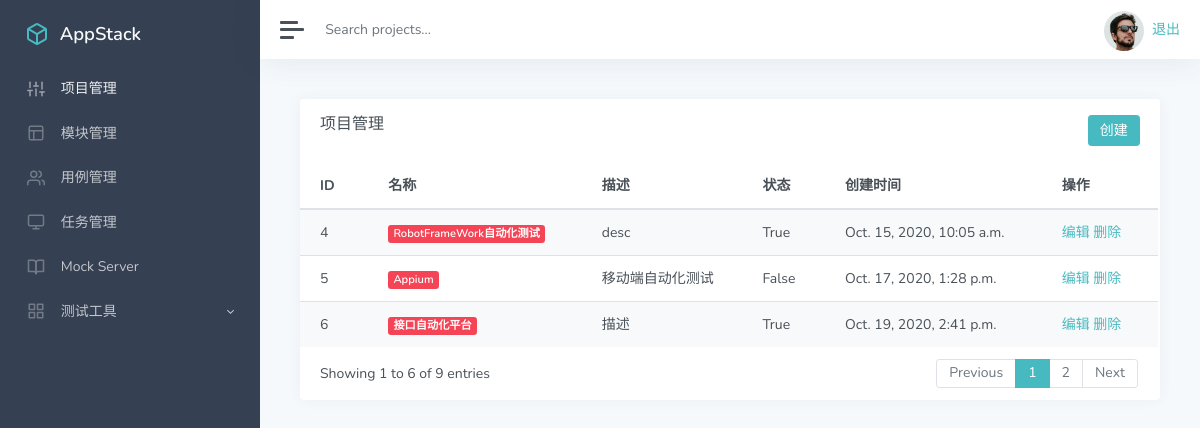
/manage/ (signed in), run on an earlier commit of the app's database.
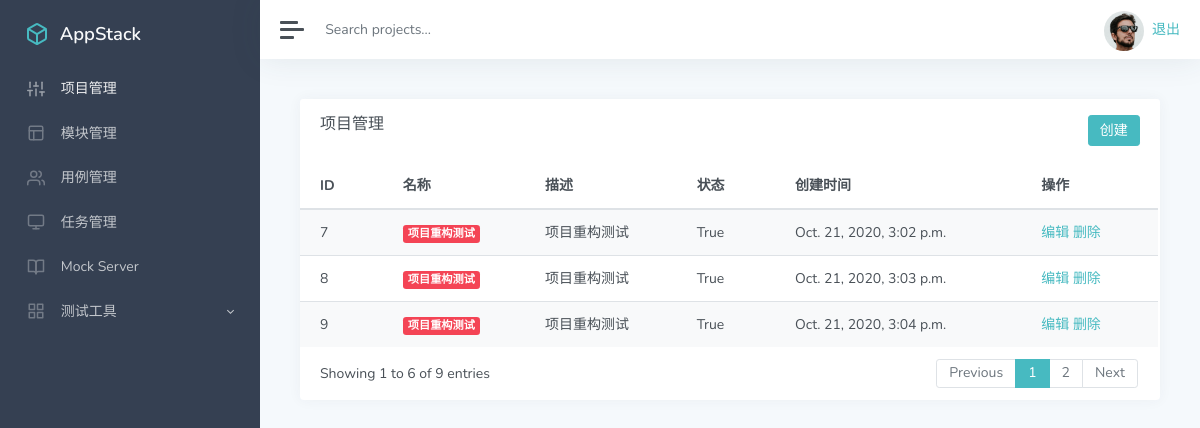
And on a later commit of the database.
### app_manage/models.py (models this page shows)
class Project(models.Model):
    name = models.CharField('名称',max_length=100,blank=False,default='')
    describe = models.TextField('描述',default='')
    status = models.BooleanField('状态',default=True)
    update_time = models.DateTimeField('更新时间',auto_now=True)
    create_time = models.DateTimeField('创建时间',auto_now_add=True)

### app_manage/views/project.py (the view)
# urls.py: path('manage',project.manage),  # 跳转至app_manage\views.py文件manage函数
@login_required
def manage(request):
    project_list = Project.objects.all()
    return render(request,'project/list.html',{'projects':project_list})

### templates/project/list.html (shortened to what this page needs)
{% extends 'manager.html' %}
{% block manager %}
<div class="col-12 col-lg-12 d-flex">
    <div class="card flex-fill">
        <div class="card-header">
            <h5 class="card-title mb-0" style="float:left">项目管理</h5>
            <button type="button" onclick="add()" class="btn btn-primary" style="float:right">创建</button>
        </div>
        <div id="datatables-dashboard-products_wrapper"
             class="dataTables_wrapper dt-bootstrap4 no-footer">
            <div class="row">
                <div class="col-sm-12">
                    <table id="datatables-dashboard-products"
                           class="table table-striped my-0 dataTable no-footer" role="grid"
                           aria-describedby="datatables-dashboard-products_info"
                           style="
                    width: 100%;
                    height: 100%;
                    ">
                        <thead>
                        <tr role="row">
                            <th>ID</th>
                            <th>名称</th>
                            <th>描述</th>
                            <th>状态</th>
                            <th>创建时间</th>
                            <th>操作</th>
                        </tr>
                        </thead>
                        <tbody>
                        {% for p in projects %}
                        <tr role="row" class="odd">
                            <td class="sorting_1">{{p.id}}</td>
                            <td><span class="badge badge-danger">{{p.name}}</span></td>
                            <td class="d-none d-xl-table-cell">{{p.describe}}</td>
                            <td class="d-none d-xl-table-cell">{{p.status}}</td>
                            <td class="d-none d-xl-table-cell">{{p.create_time}}</td>
                            <td>
                                <a href="/project/edit/{{p.id}}">编辑</a>
                                <a href="/project/delete/{{p.id}}">删除</a>
                            </td>
                        </tr>
                        {% endfor %}
                        </tbody>
                    </table>
                </div>
            </div>
            <div class="row">
                <div class="col-sm-12 col-md-5">
                    <div class="dataTables_info" id="datatables-dashboard-products_info"
                         role="status" aria-live="polite">Showing 1 to 6 of 9 entries
                    </div>
                </div>
                <div class="col-sm-12 col-md-7">
                    <div class="dataTables_paginate paging_simple_numbers"
                         id="datatables-dashboard-products_paginate">
                        <ul class="pagination">
                            <li class="paginate_button page-item previous disabled"
                                id="datatables-dashboard-products_previous"><a href="#"
                                                                               aria-controls="datatables-dashboard-products"
                                                                               data-dt-idx="0"
                                                                               tabindex="0"
                                                                               class="page-link">Previous</a>
                            </li>
                            <li class="paginate_button page-item active"><a href="#"
                                                                            aria-controls="datatables-dashboard-products"
                                                                            data-dt-idx="1"
                                                                            tabindex="0"
                                                                            class="page-link">1</a>
                            </li>
                            <li class="paginate_button page-item "><a href="#"
                                                                      aria-controls="datatables-dashboard-products"
                                                                      data-dt-idx="2" tabindex="0"
                                                                      class="page-link">2</a></li>
                            <li class="paginate_button page-item next"
                                id="datatables-dashboard-products_next"><a href="#"
                                                                           class="page-link">Next</a>
                            </li>
                        </ul>
                    </div>
                </div>
            </div>
        </div>
    </div>
{% endblock %}

### templates/manager.html (shortened to what this page needs)
<!DOCTYPE html>
<html lang="en">
<head>
    <link href='/static/css/classic.css' rel='stylesheet' type='text/css'/>
</head>
<body>
<div class="wrapper">
    <nav id="sidebar" class="sidebar">
        <div class="sidebar-content ">
            <a class="sidebar-brand" href="index.html">
                <span class="align-middle">AppStack</span>
            </a>
            <ul class="sidebar-nav">
                <li class="sidebar-item active">
                    <a href="/project/manage" class="sidebar-link" aria-expanded="true">
                        <span class="align-middle">项目管理</span>
                    </a>
                </li>
                <li class="sidebar-item">
                    <a href="/module/manage" class="sidebar-link collapsed">
                        <span class="align-middle">模块管理</span>
                    </a>
                </li>
                <li class="sidebar-item">
                    <a href="#auth" class="sidebar-link collapsed">
                        <span class="align-middle">用例管理</span>
                    </a>
                </li>
                <li class="sidebar-item">
                    <a href="#layouts" class="sidebar-link collapsed">
                        <span class="align-middle">任务管理</span>
                    </a>
                </li>
                <li class="sidebar-item">
                    <a href="#documentation" class="sidebar-link collapsed">
                        <span class="align-middle">Mock Server</span>
                    </a>
                </li>
                <li class="sidebar-item">
                    <a href="#ui" data-toggle="collapse" class="sidebar-link collapsed">
                        <span class="align-middle">测试工具</span>
                    </a>
                </li>
            </ul>
        </div>
    </nav>
    <div class="main">
        <nav class="navbar navbar-expand navbar-light bg-white">
            <a class="sidebar-toggle d-flex mr-2">
                <i class="hamburger align-self-center"></i>
            </a>
            <form class="form-inline d-none d-sm-inline-block">
                <input class="form-control form-control-no-border mr-sm-2" type="text" placeholder="Search projects..."
                       aria-label="Search">
            </form>
            <div class="navbar-collapse collapse">
                <ul class="navbar-nav ml-auto">
                    <li class="nav-item dropdown">
                        <a href="#" data-toggle="dropdown">
                            <img src="/static/img/avatar.jpg" class="avatar img-fluid rounded-circle mr-1"
                                 alt="Chris Wood">
                            <a href="/logout/">退出</a>
                        </a>
                    </li>
                </ul>
            </div>
        </nav>
        <main class="content">
            <div class="container-fluid p-0">
                <div class="row">
                    {% block manager %}
                    {% endblock %}
                </div>
                </div>
            </div>
        </main>
    </div>
</div>
</body>
</html>

What changed in the data, as far as the page shows it:
removed Project: id "4", name "RobotFrameWork自动化测试", describe "desc", status "True", create_time "Oct. 15, 2020, 10:05 a.m."
removed Project: id "5", name "Appium", describe "移动端自动化测试", status "False", create_time "Oct. 17, 2020, 1:28 p.m."
removed Project: id "6", name "接口自动化平台", describe "描述", status "True", create_time "Oct. 19, 2020, 2:41 p.m."
added Project: id "7", name "项目重构测试", describe "项目重构测试", status "True", create_time "Oct. 21, 2020, 3:02 p.m."
added Project: id "8", name "项目重构测试", describe "项目重构测试", status "True", create_time "Oct. 21, 2020, 3:03 p.m."
added Project: id "9", name "项目重构测试", describe "项目重构测试", status "True", create_time "Oct. 21, 2020, 3:04 p.m."
